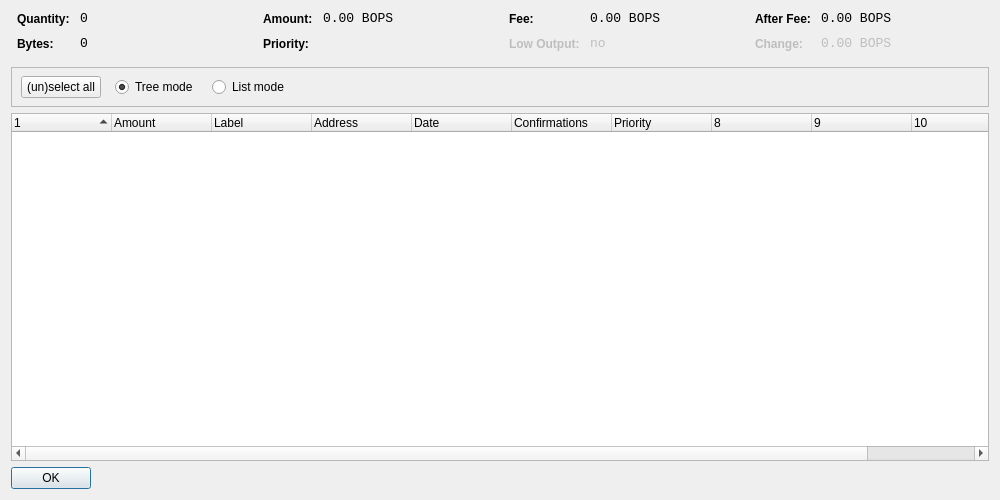
<?xml version="1.0" encoding="UTF-8"?>
<ui version="4.0">
 <class>CoinControlDialog</class>
 <widget class="QDialog" name="CoinControlDialog">
  <property name="geometry">
   <rect>
    <x>0</x>
    <y>0</y>
    <width>1000</width>
    <height>500</height>
   </rect>
  </property>
  <property name="windowTitle">
   <string>Coin Control</string>
  </property>
  <layout class="QVBoxLayout" name="verticalLayout">
   <item>
    <layout class="QHBoxLayout" name="horizontalLayoutTop" stretch="0,0,0,0">
     <property name="topMargin">
      <number>0</number>
     </property>
     <property name="bottomMargin">
      <number>10</number>
     </property>
     <item>
      <layout class="QFormLayout" name="formLayoutCoinControl1">
       <property name="horizontalSpacing">
        <number>10</number>
       </property>
       <property name="verticalSpacing">
        <number>10</number>
       </property>
       <property name="leftMargin">
        <number>6</number>
       </property>
       <property name="rightMargin">
        <number>6</number>
       </property>
       <item row="0" column="0">
        <widget class="QLabel" name="labelCoinControlQuantityText">
         <property name="styleSheet">
          <string notr="true">font-weight:bold;</string>
         </property>
         <property name="text">
          <string>Quantity:</string>
         </property>
        </widget>
       </item>
       <item row="0" column="1">
        <widget class="QLabel" name="labelCoinControlQuantity">
         <property name="font">
          <font>
           <family>Monospace</family>
           <pointsize>10</pointsize>
          </font>
         </property>
         <property name="cursor">
          <cursorShape>IBeamCursor</cursorShape>
         </property>
         <property name="contextMenuPolicy">
          <enum>Qt::ActionsContextMenu</enum>
         </property>
         <property name="text">
          <string notr="true">0</string>
         </property>
         <property name="textInteractionFlags">
          <set>Qt::LinksAccessibleByMouse|Qt::TextSelectableByKeyboard|Qt::TextSelectableByMouse</set>
         </property>
        </widget>
       </item>
       <item row="1" column="0">
        <widget class="QLabel" name="labelCoinControlBytesText">
         <property name="styleSheet">
          <string notr="true">font-weight:bold;</string>
         </property>
         <property name="text">
          <string>Bytes:</string>
         </property>
        </widget>
       </item>
       <item row="1" column="1">
        <widget class="QLabel" name="labelCoinControlBytes">
         <property name="font">
          <font>
           <family>Monospace</family>
           <pointsize>10</pointsize>
          </font>
         </property>
         <property name="cursor">
          <cursorShape>IBeamCursor</cursorShape>
         </property>
         <property name="contextMenuPolicy">
          <enum>Qt::ActionsContextMenu</enum>
         </property>
         <property name="text">
          <string notr="true">0</string>
         </property>
         <property name="textInteractionFlags">
          <set>Qt::LinksAccessibleByMouse|Qt::TextSelectableByKeyboard|Qt::TextSelectableByMouse</set>
         </property>
        </widget>
       </item>
      </layout>
     </item>
     <item>
      <layout class="QFormLayout" name="formLayoutCoinControl2">
       <property name="horizontalSpacing">
        <number>10</number>
       </property>
       <property name="verticalSpacing">
        <number>10</number>
       </property>
       <property name="leftMargin">
        <number>6</number>
       </property>
       <property name="rightMargin">
        <number>6</number>
       </property>
       <item row="0" column="0">
        <widget class="QLabel" name="labelCoinControlAmountText">
         <property name="styleSheet">
          <string notr="true">font-weight:bold;</string>
         </property>
         <property name="text">
          <string>Amount:</string>
         </property>
        </widget>
       </item>
       <item row="0" column="1">
        <widget class="QLabel" name="labelCoinControlAmount">
         <property name="font">
          <font>
           <family>Monospace</family>
           <pointsize>10</pointsize>
          </font>
         </property>
         <property name="cursor">
          <cursorShape>IBeamCursor</cursorShape>
         </property>
         <property name="contextMenuPolicy">
          <enum>Qt::ActionsContextMenu</enum>
         </property>
         <property name="text">
          <string notr="true">0.00 BOPS</string>
         </property>
         <property name="textInteractionFlags">
          <set>Qt::LinksAccessibleByMouse|Qt::TextSelectableByKeyboard|Qt::TextSelectableByMouse</set>
         </property>
        </widget>
       </item>
       <item row="1" column="0">
        <widget class="QLabel" name="labelCoinControlPriorityText">
         <property name="styleSheet">
          <string notr="true">font-weight:bold;</string>
         </property>
         <property name="text">
          <string>Priority:</string>
         </property>
        </widget>
       </item>
       <item row="1" column="1">
        <widget class="QLabel" name="labelCoinControlPriority">
         <property name="font">
          <font>
           <family>Monospace</family>
           <pointsize>10</pointsize>
          </font>
         </property>
         <property name="cursor">
          <cursorShape>IBeamCursor</cursorShape>
         </property>
         <property name="contextMenuPolicy">
          <enum>Qt::ActionsContextMenu</enum>
         </property>
         <property name="text">
          <string/>
         </property>
         <property name="textInteractionFlags">
          <set>Qt::LinksAccessibleByMouse|Qt::TextSelectableByKeyboard|Qt::TextSelectableByMouse</set>
         </property>
        </widget>
       </item>
      </layout>
     </item>
     <item>
      <layout class="QFormLayout" name="formLayoutCoinControl3">
       <property name="horizontalSpacing">
        <number>10</number>
       </property>
       <property name="verticalSpacing">
        <number>10</number>
       </property>
       <property name="leftMargin">
        <number>6</number>
       </property>
       <property name="rightMargin">
        <number>6</number>
       </property>
       <item row="0" column="0">
        <widget class="QLabel" name="labelCoinControlFeeText">
         <property name="styleSheet">
          <string notr="true">font-weight:bold;</string>
         </property>
         <property name="text">
          <string>Fee:</string>
         </property>
        </widget>
       </item>
       <item row="0" column="1">
        <widget class="QLabel" name="labelCoinControlFee">
         <property name="font">
          <font>
           <family>Monospace</family>
           <pointsize>10</pointsize>
          </font>
         </property>
         <property name="cursor">
          <cursorShape>IBeamCursor</cursorShape>
         </property>
         <property name="contextMenuPolicy">
          <enum>Qt::ActionsContextMenu</enum>
         </property>
         <property name="text">
          <string notr="true">0.00 BOPS</string>
         </property>
         <property name="textInteractionFlags">
          <set>Qt::LinksAccessibleByMouse|Qt::TextSelectableByKeyboard|Qt::TextSelectableByMouse</set>
         </property>
        </widget>
       </item>
       <item row="1" column="0">
        <widget class="QLabel" name="labelCoinControlLowOutputText">
         <property name="enabled">
          <bool>false</bool>
         </property>
         <property name="styleSheet">
          <string notr="true">font-weight:bold;</string>
         </property>
         <property name="text">
          <string>Low Output:</string>
         </property>
        </widget>
       </item>
       <item row="1" column="1">
        <widget class="QLabel" name="labelCoinControlLowOutput">
         <property name="enabled">
          <bool>false</bool>
         </property>
         <property name="font">
          <font>
           <family>Monospace</family>
           <pointsize>10</pointsize>
          </font>
         </property>
         <property name="cursor">
          <cursorShape>IBeamCursor</cursorShape>
         </property>
         <property name="contextMenuPolicy">
          <enum>Qt::ActionsContextMenu</enum>
         </property>
         <property name="text">
          <string notr="true">no</string>
         </property>
         <property name="textInteractionFlags">
          <set>Qt::LinksAccessibleByMouse|Qt::TextSelectableByKeyboard|Qt::TextSelectableByMouse</set>
         </property>
        </widget>
       </item>
      </layout>
     </item>
     <item>
      <layout class="QFormLayout" name="formLayoutCoinControl4">
       <property name="horizontalSpacing">
        <number>10</number>
       </property>
       <property name="verticalSpacing">
        <number>10</number>
       </property>
       <property name="leftMargin">
        <number>6</number>
       </property>
       <property name="rightMargin">
        <number>6</number>
       </property>
       <item row="0" column="0">
        <widget class="QLabel" name="labelCoinControlAfterFeeText">
         <property name="styleSheet">
          <string notr="true">font-weight:bold;</string>
         </property>
         <property name="text">
          <string>After Fee:</string>
         </property>
        </widget>
       </item>
       <item row="0" column="1">
        <widget class="QLabel" name="labelCoinControlAfterFee">
         <property name="font">
          <font>
           <family>Monospace</family>
           <pointsize>10</pointsize>
          </font>
         </property>
         <property name="cursor">
          <cursorShape>IBeamCursor</cursorShape>
         </property>
         <property name="contextMenuPolicy">
          <enum>Qt::ActionsContextMenu</enum>
         </property>
         <property name="text">
          <string notr="true">0.00 BOPS</string>
         </property>
         <property name="textInteractionFlags">
          <set>Qt::LinksAccessibleByMouse|Qt::TextSelectableByKeyboard|Qt::TextSelectableByMouse</set>
         </property>
        </widget>
       </item>
       <item row="1" column="0">
        <widget class="QLabel" name="labelCoinControlChangeText">
         <property name="enabled">
          <bool>false</bool>
         </property>
         <property name="styleSheet">
          <string notr="true">font-weight:bold;</string>
         </property>
         <property name="text">
          <string>Change:</string>
         </property>
        </widget>
       </item>
       <item row="1" column="1">
        <widget class="QLabel" name="labelCoinControlChange">
         <property name="enabled">
          <bool>false</bool>
         </property>
         <property name="font">
          <font>
           <family>Monospace</family>
           <pointsize>10</pointsize>
          </font>
         </property>
         <property name="cursor">
          <cursorShape>IBeamCursor</cursorShape>
         </property>
         <property name="contextMenuPolicy">
          <enum>Qt::ActionsContextMenu</enum>
         </property>
         <property name="text">
          <string notr="true">0.00 BOPS</string>
         </property>
         <property name="textInteractionFlags">
          <set>Qt::LinksAccessibleByMouse|Qt::TextSelectableByKeyboard|Qt::TextSelectableByMouse</set>
         </property>
        </widget>
       </item>
      </layout>
     </item>
    </layout>
   </item>
   <item>
    <widget class="QFrame" name="frame">
     <property name="minimumSize">
      <size>
       <width>0</width>
       <height>40</height>
      </size>
     </property>
     <property name="frameShape">
      <enum>QFrame::StyledPanel</enum>
     </property>
     <property name="frameShadow">
      <enum>QFrame::Sunken</enum>
     </property>
     <widget class="QWidget" name="horizontalLayoutWidget">
      <property name="geometry">
       <rect>
        <x>10</x>
        <y>0</y>
        <width>781</width>
        <height>41</height>
       </rect>
      </property>
      <layout class="QHBoxLayout" name="horizontalLayoutPanel" stretch="0,0,0,0,0">
       <property name="spacing">
        <number>14</number>
       </property>
       <item>
        <widget class="QPushButton" name="pushButtonSelectAll">
         <property name="sizePolicy">
          <sizepolicy hsizetype="Maximum" vsizetype="Fixed">
           <horstretch>0</horstretch>
           <verstretch>0</verstretch>
          </sizepolicy>
         </property>
         <property name="text">
          <string>(un)select all</string>
         </property>
        </widget>
       </item>
       <item>
        <widget class="QRadioButton" name="radioTreeMode">
         <property name="sizePolicy">
          <sizepolicy hsizetype="Maximum" vsizetype="Fixed">
           <horstretch>0</horstretch>
           <verstretch>0</verstretch>
          </sizepolicy>
         </property>
         <property name="text">
          <string>Tree mode</string>
         </property>
         <property name="checked">
          <bool>true</bool>
         </property>
        </widget>
       </item>
       <item>
        <widget class="QRadioButton" name="radioListMode">
         <property name="sizePolicy">
          <sizepolicy hsizetype="Maximum" vsizetype="Fixed">
           <horstretch>0</horstretch>
           <verstretch>0</verstretch>
          </sizepolicy>
         </property>
         <property name="text">
          <string>List mode</string>
         </property>
        </widget>
       </item>
       <item>
        <spacer name="horizontalSpacer">
         <property name="orientation">
          <enum>Qt::Horizontal</enum>
         </property>
         <property name="sizeHint" stdset="0">
          <size>
           <width>40</width>
           <height>20</height>
          </size>
         </property>
        </spacer>
       </item>
      </layout>
     </widget>
    </widget>
   </item>
   <item>
    <widget class="CoinControlTreeWidget" name="treeWidget">
     <property name="contextMenuPolicy">
      <enum>Qt::CustomContextMenu</enum>
     </property>
     <property name="sortingEnabled">
      <bool>false</bool>
     </property>
     <property name="columnCount">
      <number>11</number>
     </property>
     <attribute name="headerShowSortIndicator" stdset="0">
      <bool>true</bool>
     </attribute>
     <attribute name="headerStretchLastSection">
      <bool>false</bool>
     </attribute>
     <column>
      <property name="text">
       <string/>
      </property>
     </column>
     <column>
      <property name="text">
       <string>Amount</string>
      </property>
     </column>
     <column>
      <property name="text">
       <string>Label</string>
      </property>
     </column>
     <column>
      <property name="text">
       <string>Address</string>
      </property>
     </column>
     <column>
      <property name="text">
       <string>Date</string>
      </property>
     </column>
     <column>
      <property name="text">
       <string>Confirmations</string>
      </property>
      <property name="toolTip">
       <string>Confirmed</string>
      </property>
     </column>
     <column>
      <property name="text">
       <string>Priority</string>
      </property>
     </column>
     <column>
      <property name="text">
       <string/>
      </property>
     </column>
     <column>
      <property name="text">
       <string/>
      </property>
     </column>
     <column>
      <property name="text">
       <string/>
      </property>
     </column>
     <column>
      <property name="text">
       <string/>
      </property>
     </column>
    </widget>
   </item>
   <item>
    <widget class="QDialogButtonBox" name="buttonBox">
     <property name="sizePolicy">
      <sizepolicy hsizetype="Maximum" vsizetype="Fixed">
       <horstretch>0</horstretch>
       <verstretch>0</verstretch>
      </sizepolicy>
     </property>
     <property name="orientation">
      <enum>Qt::Horizontal</enum>
     </property>
     <property name="standardButtons">
      <set>QDialogButtonBox::Ok</set>
     </property>
    </widget>
   </item>
  </layout>
 </widget>
 <customwidgets>
  <customwidget>
   <class>CoinControlTreeWidget</class>
   <extends>QTreeWidget</extends>
   <header>coincontroltreewidget.h</header>
  </customwidget>
 </customwidgets>
 <resources/>
 <connections/>
</ui>
